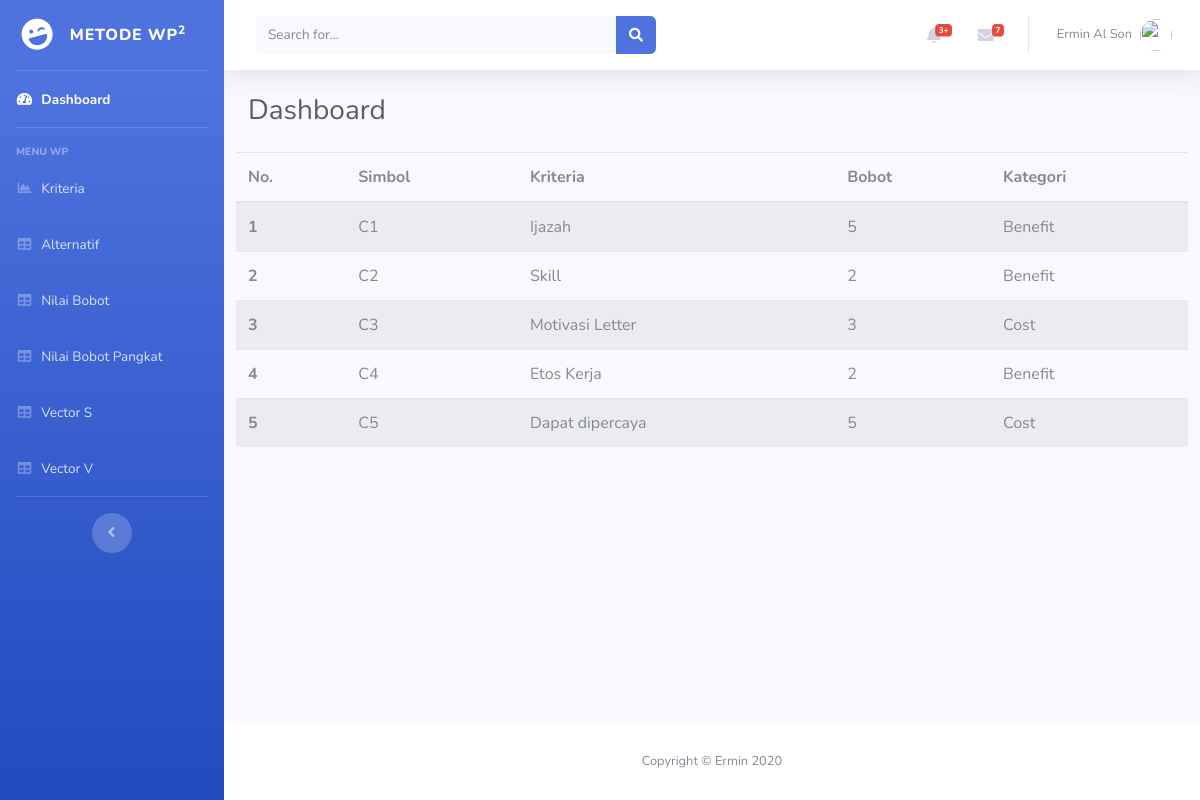
The page / on the database its author committed.
### tables this page shows
CREATE TABLE `kriteria` (
  `id_kriteria` int(11) NOT NULL,
  `simbol` char(10) NOT NULL,
  `kriteria` varchar(100) NOT NULL,
  `bobot` int(11) NOT NULL,
  `kategori` varchar(50) NOT NULL,
  `value` int(11) NOT NULL
);

### application/controllers/Home.php (called while the page is built, shortened)
<?php
class Home extends CI_Controller {
	function __construct(){
		$this->load->model('ModelData');
        $this->load->helper('url');
	}
	public function index()
	{
		$data['data'] = $this->ModelData->tampil_data()->result();
		$this->load->view('component/header');
		$this->load->view('component/sidebar');
		$this->load->view('component/topbar');
		$this->load->view('public/home',$data);
		$this->load->view('component/footer');
	}
}

### index.php (called while the page is built, shortened)
<?php
require_once BASEPATH.'core/CodeIgniter.php';

### application/models/ModelData.php (called while the page is built, shortened)
<?php
class ModelData extends CI_Model{
	function tampil_data(){
		return $this->db->get('kriteria');
    }
}

### application/views/public/home.php (the view)
  <div class="container-fluid">
    <div class="d-sm-flex align-items-center justify-content-between mb-4">
      <h1 class="h3 mb-0 text-gray-800">Dashboard</h1>
    </div>
    <div class="row">
    <table class="table table-striped">
      <thead>
          <tr>
          <th scope="col">No.</th>
          <th scope="col">Simbol</th>
          <th scope="col">Kriteria</th>
          <th scope="col">Bobot</th>
          <th scope="col">Kategori</th>
          </tr>
      </thead>
      <tbody>
      <?php
          $no = 1;
          foreach($data as $u){
          ?>
          <tr>
          <th scope="row"><?php echo $no++ ?></th>
          <td><?php echo $u->simbol ?></td>
          <td><?php echo $u->kriteria ?></td>
          <td><?php echo $u->bobot ?></td>
          <td><?php echo $u->kategori ?></td>
          </tr>
           <?php } ?>
      </tbody>
      </table>
    </div>
  </div>
</div>

### rows shown on the page
kriteria: simbol "C1", kriteria "Ijazah", bobot "5", kategori "Benefit"
kriteria: simbol "C2", kriteria "Skill", bobot "2", kategori "Benefit"
kriteria: simbol "C3", kriteria "Motivasi Letter", bobot "3", kategori "Cost"
kriteria: simbol "C4", kriteria "Etos Kerja", bobot "2", kategori "Benefit"
kriteria: simbol "C5", kriteria "Dapat dipercaya", bobot "5", kategori "Cost"
